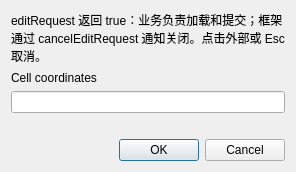
<?xml version="1.0" encoding="utf-8"?>
<ui version="4.0">
 <class>TableEditorPopup</class>
 <widget class="QDialog" name="TableEditorPopup">
  <property name="windowTitle"><string>业务 Popup 编辑</string></property>
  <layout class="QVBoxLayout" name="layout">
   <item><widget class="QLabel" name="description"><property name="text"><string>editRequest 返回 true：业务负责加载和提交；框架通过 cancelEditRequest 通知关闭。点击外部或 Esc 取消。</string></property><property name="wordWrap"><bool>true</bool></property></widget></item>
   <item><widget class="QLabel" name="coordinates"><property name="text"><string>Cell coordinates</string></property><property name="wordWrap"><bool>true</bool></property></widget></item>
   <item><widget class="QLineEdit" name="input"/></item>
   <item><widget class="QLabel" name="validation"><property name="text"><string/></property></widget></item>
   <item><widget class="QDialogButtonBox" name="buttons"><property name="standardButtons"><set>QDialogButtonBox::Cancel|QDialogButtonBox::Ok</set></property></widget></item>
  </layout>
 </widget>
 <resources/>
 <connections/>
</ui>
